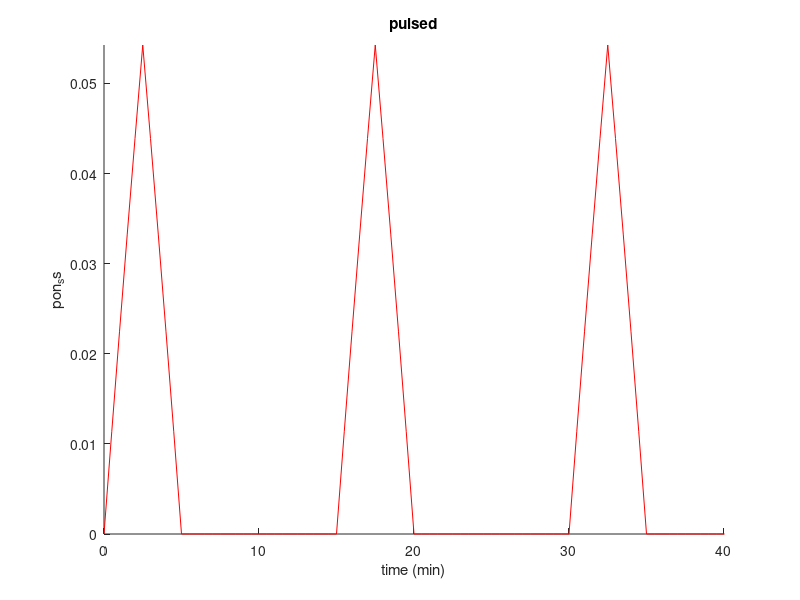
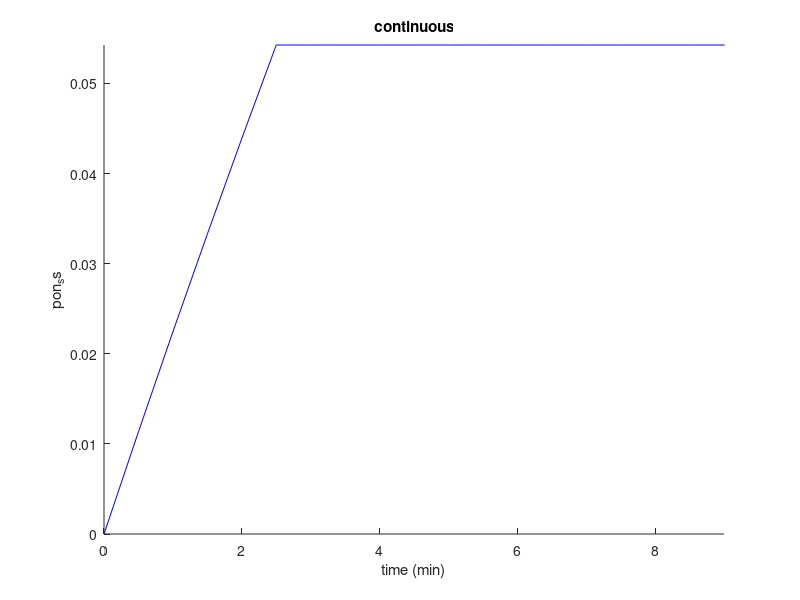
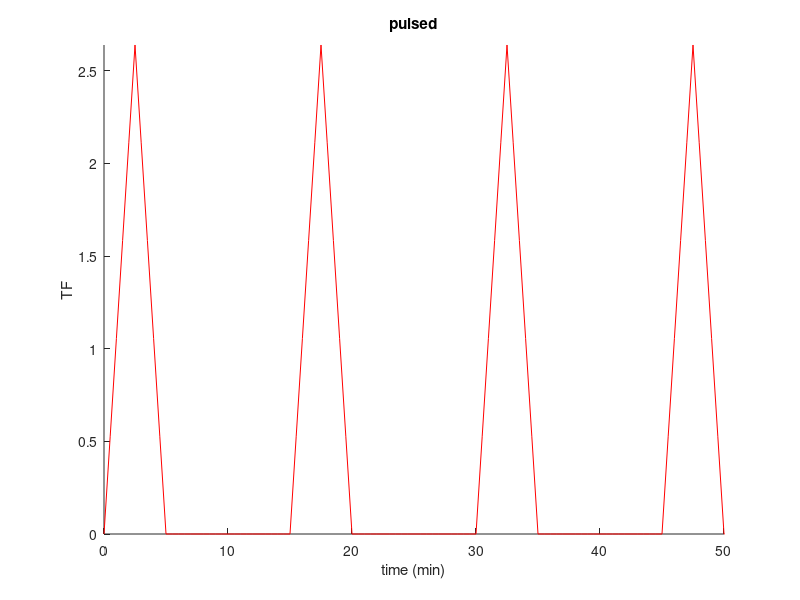
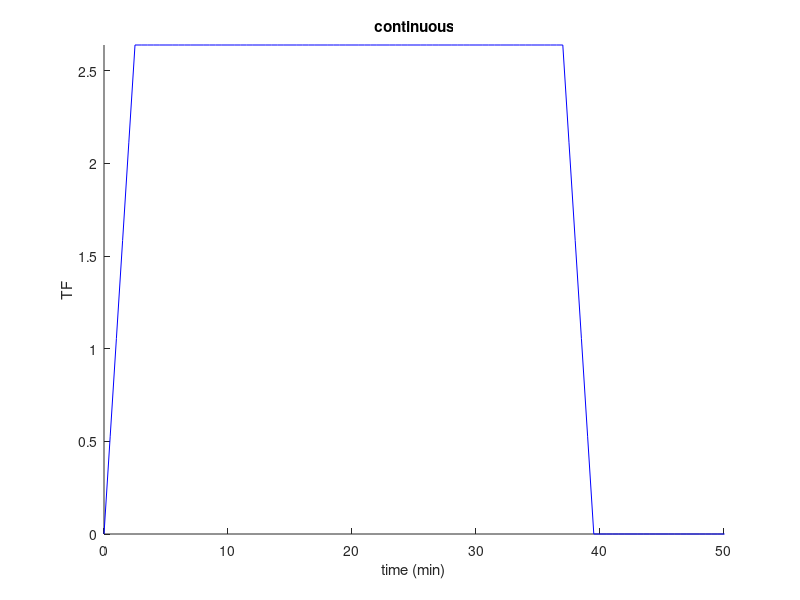

MATLAB code for these plots, in order:
%% Figure 4D - PLOT time courses with different KD!
function [flag] = runSingleParams20190624_pons_extended()
flag = 1; 

% define light input
load('Input_idealizedLight.mat', 'lightInputs')
orig_lightInputs = lightInputs;
kfact = 1000;
lightInput=[];
lightInput{1} = orig_lightInputs(1).lightInput./kfact; 
lightInput{2} = orig_lightInputs(2).lightInput./kfact;
lightInput{3} = orig_lightInputs(3).lightInput./kfact;
lightInput{4} = orig_lightInputs(4).lightInput./kfact;
lightInput{5} = orig_lightInputs(5).lightInput./kfact;
lightInput{6} = orig_lightInputs(6).lightInput./kfact;
lightInput{7} = orig_lightInputs(7).lightInput./kfact;
lightInput{8} = orig_lightInputs(8).lightInput./kfact;
lightInput{9} = orig_lightInputs(9).lightInput./kfact; 
lightInput{10} = orig_lightInputs(10).lightInput./kfact;
lightInput{11} = orig_lightInputs(11).lightInput./kfact; 
lightInput{12} = orig_lightInputs(12).lightInput./kfact; % rpl
lightInput{13} = orig_lightInputs(13).lightInput./kfact; % tef

lightInputTimes = [];
lightInputTimes{1} = orig_lightInputs(1).times;
lightInputTimes{2} = orig_lightInputs(1).times;
lightInputTimes{3} = orig_lightInputs(1).times;
lightInputTimes{4} = orig_lightInputs(1).times;
lightInputTimes{5} = orig_lightInputs(1).times;
lightInputTimes{6} = orig_lightInputs(1).times;
lightInputTimes{7} = orig_lightInputs(1).times;
lightInputTimes{8} = orig_lightInputs(1).times;
lightInputTimes{9} = orig_lightInputs(1).times;
lightInputTimes{10} = orig_lightInputs(1).times;
lightInputTimes{11} = orig_lightInputs(1).times;
lightInputTimes{12} = orig_lightInputs(1).times;
lightInputTimes{13} = orig_lightInputs(1).times;


% rest of function

kd = [2.3, 4.6*10];
TF2 = lightInput{3};
TFC = lightInput{13};

ponV2 = []; iponV2 = [];
ponVC = []; iponVC = [];
a = 0; b = 1;
for hh = 1:length(kd)
ponV2(hh,:) = TF2./(TF2 + kd(hh));
iponV2(hh,:) = (b-a).*(ponV2(hh,:)-min(ponV2(hh,:)))./(max(ponV2(hh,:)) - min(ponV2(hh,:))) + a;
ponVC(hh,:) = TFC./(TFC + kd(hh));
iponVC(hh,:) = (b-a).*(ponVC(hh,:)-min(ponVC(hh,:)))./(max(ponVC(hh,:)) - min(ponVC(hh,:))) + a;
end

% new way of plotting 20191010
% figure(1); plot(lightInputTimes{1}, ponV2(1,:),'r'); axis tight; box off; ...
%     xlabel('time (min)'); ylabel('pon_ss'); title('pulsed'); xlim([0 40]);% xlim([0 50]); %
% figure(2); plot(lightInputTimes{1}, ponVC(1,:),'b'); axis tight; box off; ...
%     xlabel('time (min)'); ylabel('pon_ss'); title('continuous'); xlim([0 9]); %xlim([0 50]); %

figure(3); plot(lightInputTimes{1}, ponV2(2,:),'r'); axis tight; box off; ...
   xlabel('time (min)'); ylabel('pon_ss'); title('pulsed'); xlim([0 40]); %xlim([0 50]); %
figure(4); plot(lightInputTimes{1}, ponVC(2,:),'b'); axis tight; box off; ...
   xlabel('time (min)'); ylabel('pon_ss'); title('continuous'); xlim([0 9]); %xlim([0 50]); %

figure(5); plot(lightInputTimes{1}, lightInput{3},'r'); axis tight; box off; ... % light input
    xlabel('time (min)'); ylabel('TF'); title('pulsed'); xlim([0 50]); %xlim([0 40]);...
figure(6); plot(lightInputTimes{1}, lightInput{13},'b'); axis tight; box off; ...
    xlabel('time (min)'); ylabel('TF'); title('continuous'); xlim([0 50]); %xlim([0 9]);
end